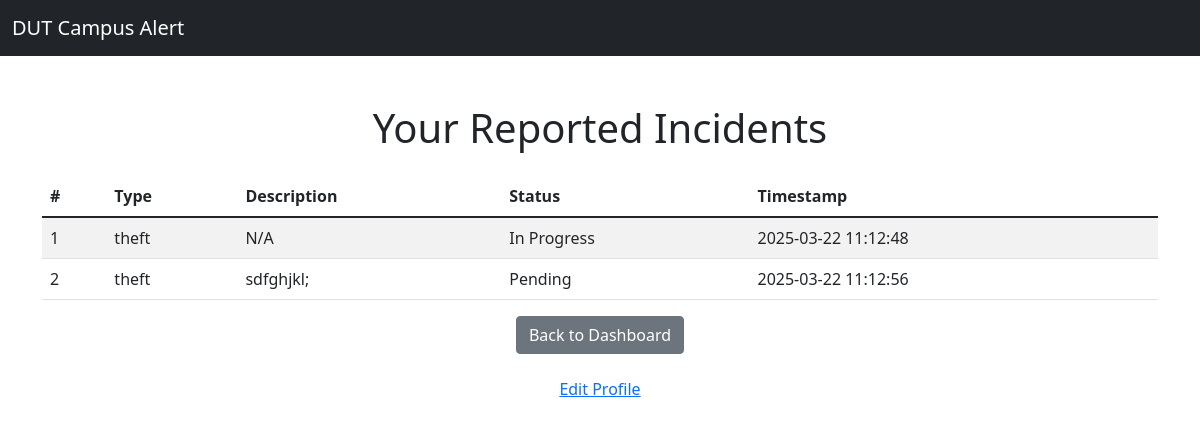
/history (signed in), run on the app's committed database.
### models.py (models this page shows)
class Incident(db.Model):
    id = db.Column(db.Integer, primary_key=True)
    user_id = db.Column(db.Integer, db.ForeignKey('user.id'), nullable=False)
    incident_type = db.Column(db.String(50), nullable=False)
    description = db.Column(db.Text, nullable=True)
    timestamp = db.Column(db.DateTime, default=db.func.current_timestamp())
    status = db.Column(db.String(50), default='Pending')
    user = db.relationship('User', backref=db.backref('incidents', lazy=True))

### app.py (the view)
@app.route('/history')
@login_required
def history():
    incidents = Incident.query.filter_by(user_id=current_user.id).all()
    return render_template('history.html', incidents=incidents)

### app.py (called while the page is built)
@login_manager.user_loader
def load_user(user_id):
    return User.query.get(int(user_id))

### templates/history.html (shortened to what this page needs)
<!DOCTYPE html>
<html>
<head>
    <link rel="stylesheet" href="https://cdn.jsdelivr.net/npm/bootstrap@5.1.3/dist/css/bootstrap.min.css">
</head>
<body>
    <nav class="navbar navbar-expand-lg navbar-dark bg-dark">
        <div class="container-fluid">
            <a class="navbar-brand" href="/">DUT Campus Alert</a>
        </div>
    </nav>
    <div class="container mt-5">
        <h1 class="text-center">Your Reported Incidents</h1>
        <table class="table table-striped mt-4">
            <thead>
                <tr>
                    <th>#</th>
                    <th>Type</th>
                    <th>Description</th>
                    <th>Status</th>
                    <th>Timestamp</th>
                </tr>
            </thead>
            <tbody>
                {% for incident in incidents %}
                <tr>
                    <td>{{ loop.index }}</td>
                    <td>{{ incident.incident_type }}</td>
                    <td>{{ incident.description or 'N/A' }}</td>
                    <td>{{ incident.status }}</td>
                    <td>{{ incident.timestamp.strftime('%Y-%m-%d %H:%M:%S') }}</td>
                </tr>
                {% endfor %}
            </tbody>
        </table>
        <div class="text-center mt-3">
            <a href="/dashboard" class="btn btn-secondary">Back to Dashboard</a>
        </div>
        <div class="text-center mt-3">
            <a href="/profile" class="btn btn-link">Edit Profile</a>
        </div>
    </div>
</body>
</html>

### data on the page
Incident: incident_type "theft", description "N/A", status "In Progress", timestamp "2025-03-22 11:12:48"
Incident: incident_type "theft", description "sdfghjkl;", status "Pending", timestamp "2025-03-22 11:12:56"
